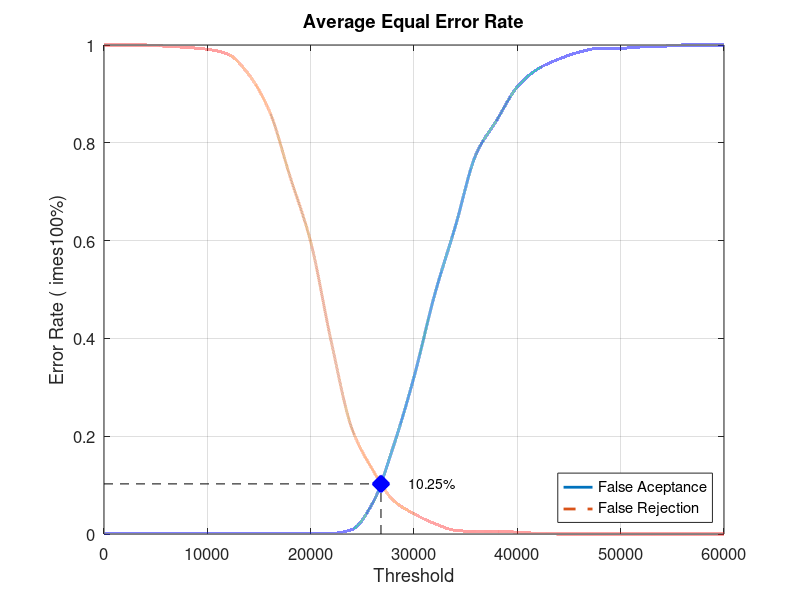
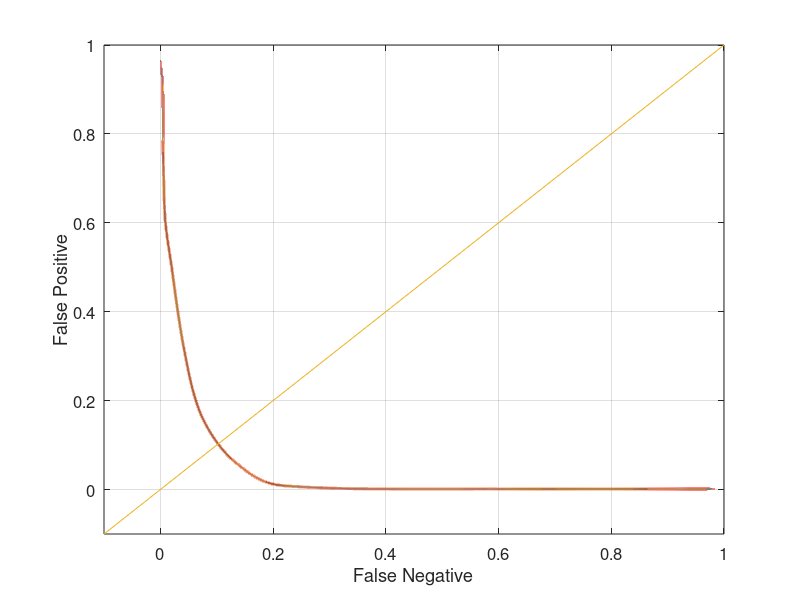

Recreate these plots in MATLAB, in order.
close all;
clear;
clc;
x = 0:2000:60000;
xq = 0:0.5:60000;

y0 = [0 0.00131579 0.00131579 0.00131579 0.00131579 0.00131579 0.00131579 0.00131579 0.00131579 0.00131579 0.00131579 0.00131579 0.00921053 0.0631579 0.178947 0.321053 0.489474 0.628947 0.776316 0.846053 0.914474 0.951316 0.971053 0.985526 0.993421 0.993421 0.996053 0.997368 1 1 1]
yy0 = interp1(x, y0, xq, 'pchip');
y1 = [1 1 1 0.9975 0.995 0.99125 0.98125 0.94 0.865 0.73125 0.5975 0.3925 0.215 0.13125 0.06875 0.04125 0.02125 0.0075 0.005 0.005 0.00375 0.00125 0 0 0 0 0 0 0 0 0]
yy1 = interp1(x, y1, xq, 'pchip');

% Calculating EER: 
y2 = abs(y0 - y1);
find(y2 == min(y2))
yy2 = abs(yy0 - yy1);
xEER = find(yy2 == min(yy2));
xEERIndex = xq(xEER) % X-axis EER
yEER = yy0(xEER) % Y-axis EER

main = figure
plot(xq, yy0,'-','LineWidth', 2);	hold on
plot(xq, yy1,'--','LineWidth', 2);	hold on
plot([xEERIndex xEERIndex], [0 yEER], 'k--');	hold on
plot([0 xEERIndex], [yEER yEER], 'k--');	hold on
plot(xEERIndex, yEER, 'bx', 'LineWidth', 10);	hold on
text(xEERIndex + 10 * xEERIndex / 100, yEER, [num2str(round((10000 * yEER)) / 100) '%'])
legend('False Aceptance', 'False Rejection', 'Location', 'SouthEast')
xlabel('Threshold')
ylabel('Error Rate (	imes100%)')
title('Average Equal Error Rate')
set(gca, 'FontSize', 12)
axis([0 60000 0 1])
grid on

print(main, 'Experiment1AverageMain', '-dpng');
FNRxFPR = figure('Color', [1 1 1]);
plot(yy1, yy0, '-', yy1, yy0, 'LineWidth', 2);
hold on
y = -0.1:0.1:1
plot(y, y); 
set(gca, 'FontSize', 12)
xlabel('False Negative')
ylabel('False Positive')
axis([-0.1 1 -0.1 1])
set(gca, 'FontSize', 12)
grid on

print(FNRxFPR, 'Experiment1AverageFNRxFPR','-dpng');
